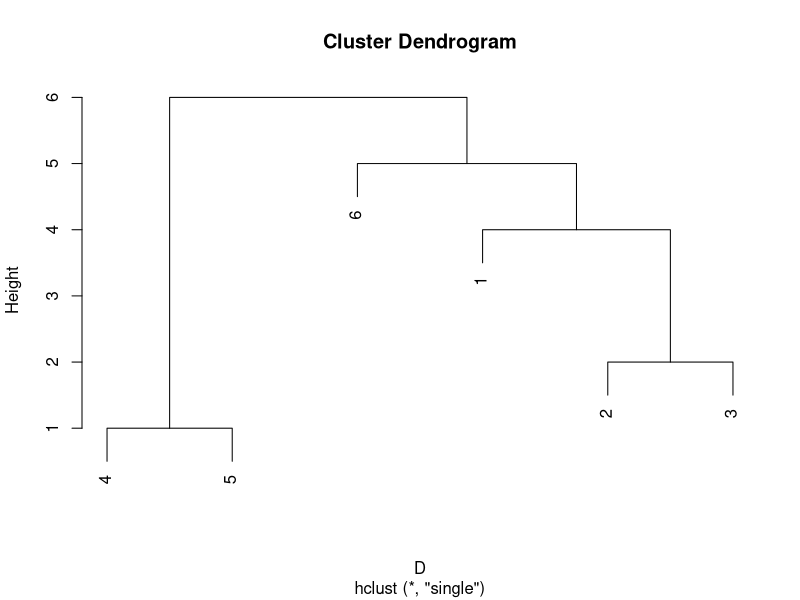

Generate this figure with R:
## ---- chunk 1
knitr::opts_chunk$set(echo = TRUE)
## ---- chunk 2
X = matrix(c(-2,-1,2, -1, 1, -1, 0, 2,-2,1,0,-1,2,-2,2),byrow=T,ncol=3)
colnames(X) = c("x","y","z")
n <- nrow(X)
# a. 
xbar = t(t(colMeans(X)))
xbar
R = round(cor(X),2)
R
# b. 
round(sum(diag(R)),2)
round(det(R),2)
# c.
lambdas = round(eigen(R)$values,2)
lambdas
# d.  
v1 = t(t(round(eigen(R)$vectors[,1],2)))
y1 = (X %*% v1)
y1[1]
# e. 
v1[1] * sqrt(lambdas[1])
## ---- chunk 3
Dmat = matrix(c(0, 4, 6, 12, 13, 7,
4, 0, 2, 8, 9, 5,
6, 2, 0, 6, 7, 5,
12, 8, 6, 0, 1, 9,
13, 9, 7, 1, 0, 8,
7, 5, 5, 9, 8, 0), ncol=6)
D = as.dist(Dmat)
D
hc = hclust(d=D, method = "single")
# a
k1=cutree(hc, k=1)
k2=cutree(hc, k=2)
k3=cutree(hc, k=3)
k4=cutree(hc, k=4)
k5=cutree(hc, k=5)
# b. 
plot(hc)
require(cluster)
summary(silhouette(k2, dist=D))$avg.width
summary(silhouette(k3, dist=D))$avg.width
summary(silhouette(k4, dist=D))$avg.width
summary(silhouette(k5, dist=D))$avg.width
